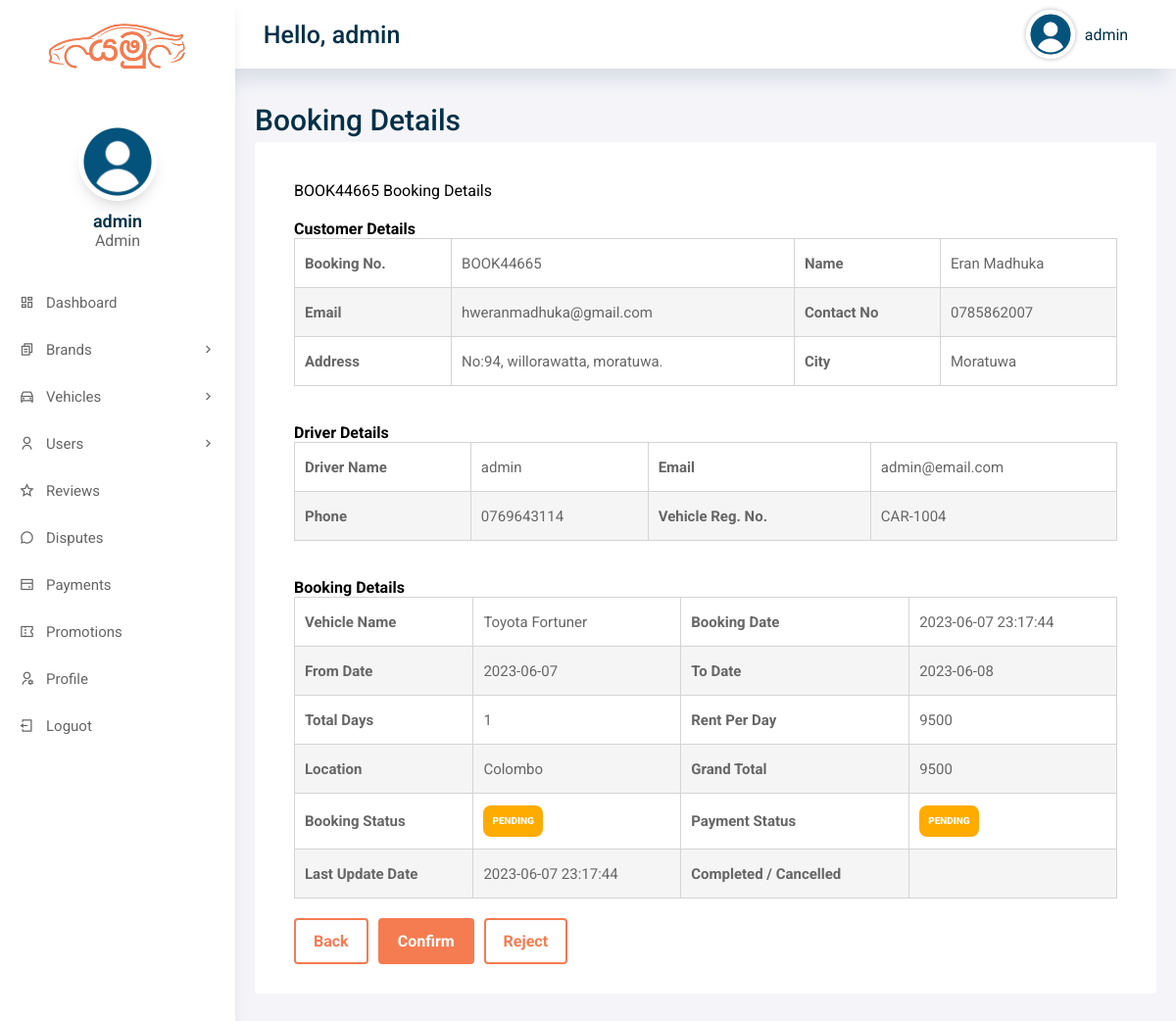
Before: /admin/booking-details.php?bookingID=3 (signed in) with the older database file.
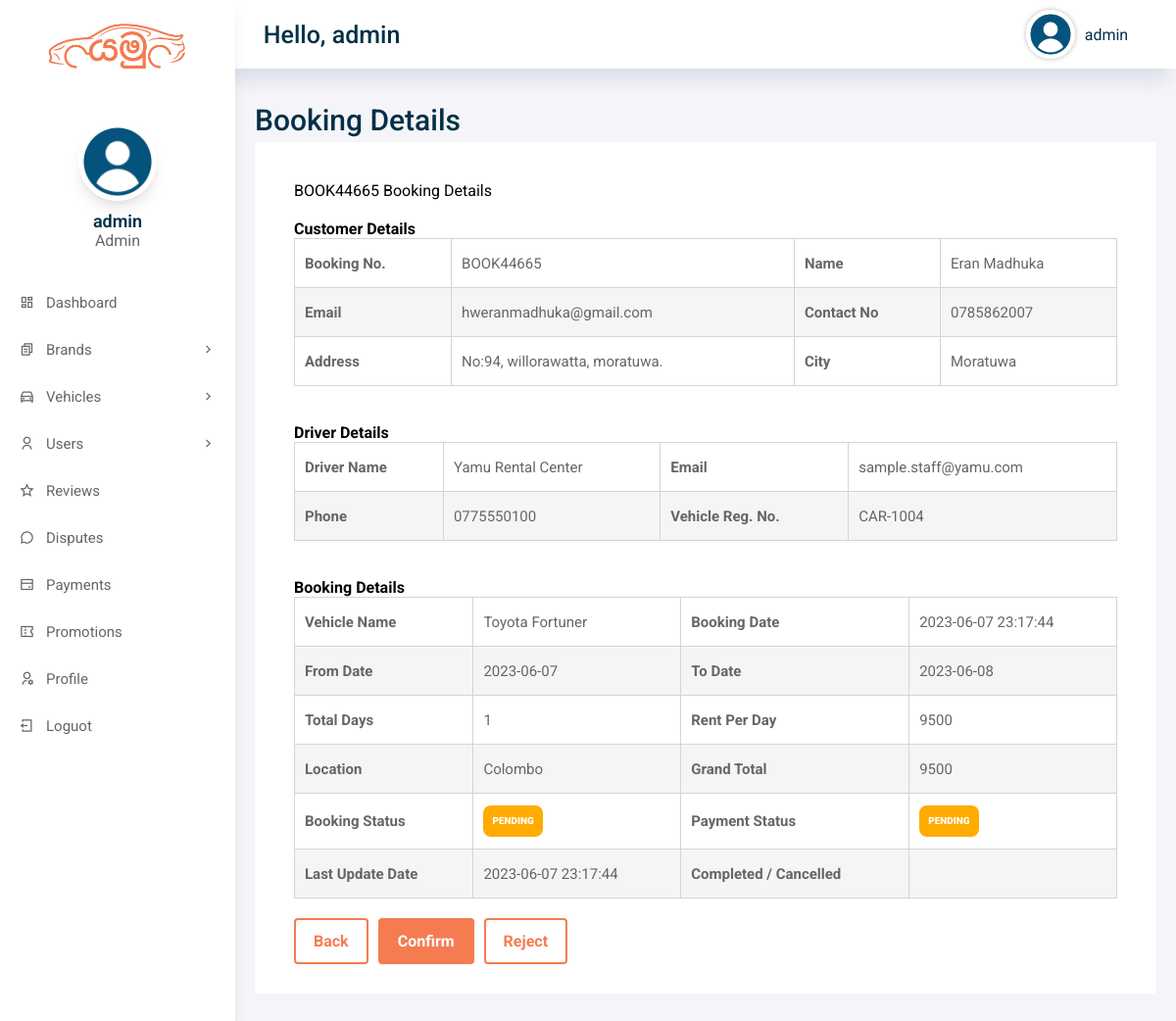
After: the same page with the newer database file.
### tables this page shows
CREATE TABLE IF NOT EXISTS `booking` (
  `booking_id` int(11) NOT NULL AUTO_INCREMENT,
  `booking_No` varchar(50) DEFAULT NULL,
  `user_ID` int(11) DEFAULT NULL,
  `driver_id` int(11) DEFAULT NULL,
  `vehicle_ID` int(11) DEFAULT NULL,
  `start_Data` varchar(20) DEFAULT NULL,
  `end_Date` varchar(20) DEFAULT NULL,
  `total` double DEFAULT NULL,
  `status` int(11) DEFAULT '0',
  `booking_status` varchar(20) NOT NULL DEFAULT 'pending',
  `payment_status` varchar(20) NOT NULL DEFAULT 'pending',
  `promotion_id` int(11) DEFAULT NULL,
  `promo_code` varchar(50) DEFAULT NULL,
  `discount_amount` decimal(10,2) NOT NULL DEFAULT '0.00',
  `final_amount` decimal(10,2) DEFAULT NULL,
  `booking_Date` datetime DEFAULT NULL,
  `created_at` datetime DEFAULT NULL,
  `updated_at` datetime DEFAULT NULL,
  `cancelled_at` datetime DEFAULT NULL,
  `completed_at` datetime DEFAULT NULL,
  `update_Date` datetime DEFAULT NULL,
  PRIMARY KEY (`booking_id`)
);

CREATE TABLE IF NOT EXISTS `users` (
  `user_id` int(11) NOT NULL AUTO_INCREMENT,
  `username` varchar(50) DEFAULT NULL,
  `password` varchar(50) DEFAULT NULL,
  `role` enum('admin','staff','driver','customer') NOT NULL DEFAULT 'customer',
  `full_name` varchar(255) DEFAULT NULL,
  `email` varchar(255) DEFAULT NULL,
  `address` longtext,
  `city` varchar(50) DEFAULT NULL,
  `phone` varchar(11) DEFAULT NULL,
  `dob` varchar(50) DEFAULT NULL,
  `license_or_nic` varchar(100) DEFAULT NULL,
  `verification_status` varchar(20) NOT NULL DEFAULT 'verified',
  `bio` longtext,
  `profile_pic` varchar(255) DEFAULT NULL,
  `account_status` varchar(20) NOT NULL DEFAULT 'active',
  `rag_date` datetime DEFAULT NULL,
  `created_at` datetime DEFAULT NULL,
  `updated_at` datetime DEFAULT NULL,
  PRIMARY KEY (`user_id`)
);

CREATE TABLE IF NOT EXISTS `vehicles` (
  `vehicle_id` int(11) NOT NULL AUTO_INCREMENT,
  `owner_user_id` int(11) DEFAULT NULL,
  `vehicle_title` varchar(50) DEFAULT NULL,
  `vehicle_brand` varchar(50) DEFAULT NULL,
  `vehicle_desc` longtext,
  `price` float DEFAULT NULL,
  `transmission` varchar(50) DEFAULT NULL,
  `fuel_type` varchar(50) DEFAULT NULL,
  `year` int(4) DEFAULT NULL,
  `engine_capacity` varchar(50) DEFAULT NULL,
  `capacity` int(3) DEFAULT NULL,
  `location` varchar(150) DEFAULT NULL,
  `registration_number` varchar(100) DEFAULT NULL,
  `vImg1` varchar(255) DEFAULT NULL,
  `vImg2` varchar(255) DEFAULT NULL,
  `vImg3` varchar(255) DEFAULT NULL,
  `vImg4` varchar(255) DEFAULT NULL,
  `airConditioner` int(1) DEFAULT NULL,
  `powerdoorlocks` int(1) DEFAULT NULL,
  `antilockbrakingsys` int(1) DEFAULT NULL,
  `brakeassist` int(1) DEFAULT NULL,
  `powersteering` int(1) DEFAULT NULL,
  `driverairbag` int(1) DEFAULT NULL,
  `passengerairbag` int(1) DEFAULT NULL,
  `powerwindow` int(1) DEFAULT NULL,
  `cdplayer` int(1) DEFAULT NULL,
  `reg_date` datetime DEFAULT NULL,
  `updatation_date` datetime DEFAULT NULL,
  `vehicle_status` int(1) DEFAULT '1',
  `listing_status` varchar(20) NOT NULL DEFAULT 'approved',
  `availability_status` varchar(20) NOT NULL DEFAULT 'available',
  `maintenance_status` varchar(30) NOT NULL DEFAULT 'good',
  `service_date` date DEFAULT NULL,
  `next_service_date` date DEFAULT NULL,
  `service_notes` longtext,
  `service_cost` decimal(10,2) DEFAULT NULL,
  `approved_by` int(11) DEFAULT NULL,
  `approved_at` datetime DEFAULT NULL,
  `updated_at` datetime DEFAULT NULL,
  PRIMARY KEY (`vehicle_id`)
);

### includes/auth.php (called while the page is built, shortened)
<?php
function yamu_e($value)
{
    return htmlspecialchars((string) $value, ENT_QUOTES, 'UTF-8');
}
function yamu_badge_class($status)
{
    $status = strtolower(trim((string) $status));
    if (in_array($status, ['pending', 'under_review', 'unverified', 'booked', 'due soon', 'open', 'flagged', 'busy', 'on_request'], true)) {
        return 'Status-pending-badge';
    }
    return 'Status-inactive-badge';
}

### includes/booking-management.php (called while the page is built, shortened)
<?php
require_once __DIR__ . '/auth.php';
function yamu_booking_normalize_payment_status($status)
{
    $status = strtolower(trim((string) $status));
    $allowed = ['pending', 'paid', 'failed', 'refunded'];
    return in_array($status, $allowed, true) ? $status : 'pending';
}
function yamu_booking_total_days($startDate, $endDate)
{
    $start = date_create($startDate);
    $end = date_create($endDate);
    $dayDiff = (int) date_diff($start, $end)->format('%a');
    return max(1, $dayDiff);
}

### admin/booking-details.php (the view, shortened to what the changed rows need)
<?php
require_once __DIR__ . '/../includes/auth.php';
require_once __DIR__ . '/../includes/booking-management.php';
include 'includes/config.php';
$bookingId = isset($_GET['bookingID']) ? (int) $_GET['bookingID'] : (isset($_GET['booking_id']) ? (int) $_GET['booking_id'] : 0);
$sql = "SELECT b.*,
               v.vehicle_title,
               v.price,
               v.location,
               v.registration_number,
               customer.full_name AS customer_name,
               customer.email AS customer_email,
               customer.phone AS customer_phone,
               customer.address AS customer_address,
               customer.city AS customer_city,
               driver.full_name AS driver_name,
               driver.email AS driver_email,
               driver.phone AS driver_phone
        FROM booking b
        LEFT JOIN vehicles v ON v.vehicle_id = b.vehicle_ID
        LEFT JOIN users customer ON customer.user_id = b.user_ID
        LEFT JOIN users driver ON driver.user_id = b.driver_id
        WHERE b.booking_id = {$bookingId}
        LIMIT 1";
$result = mysqli_query($conn, $sql);
$record = ($result && mysqli_num_rows($result) > 0) ? mysqli_fetch_assoc($result) : null;
$paymentStatus = yamu_booking_normalize_payment_status($record['payment_status'] ?? 'pending');
$totalDays = yamu_booking_total_days($record['start_Data'], $record['end_Date']);
?>
<!DOCTYPE html>
<html lang="en">
<head>
    <?php include('includes/header.php'); ?>
</head>
<body>
    <div class="grid-container">
        <?php include('includes/aside.php'); ?>
        <main class="main">
            <h2>Booking Details</h2>
            <div class="main-cards">
                <div class="card">
                    <div class="card-title">
                        <?php echo yamu_e($record['booking_No']); ?> Booking Details
                    </div>
                    <table>
                        <h4 class="table-title">Customer Details</h4>
                        <tr>
                            <th>Booking No.</th>
                            <td><?php echo yamu_e($record['booking_No']); ?></td>
                            <th>Name</th>
                            <td><?php echo yamu_e($record['customer_name']); ?></td>
                        </tr>
                        <tr>
                            <th>Email</th>
                            <td><?php echo yamu_e($record['customer_email']); ?></td>
                            <th>Contact No</th>
                            <td><?php echo yamu_e($record['customer_phone']); ?></td>
                        </tr>
                        <tr>
                            <th>Address</th>
                            <td><?php echo yamu_e($record['customer_address']); ?></td>
                            <th>City</th>
                            <td><?php echo yamu_e($record['customer_city']); ?></td>
                        </tr>
                    </table>
                    <table>
                        <br><br>
                        <h4 class="table-title">Driver Details</h4>
                        <tr>
                            <th>Driver Name</th>
                            <td><?php echo yamu_e($record['driver_name']); ?></td>
                            <th>Email</th>
                            <td><?php echo yamu_e($record['driver_email']); ?></td>
                        </tr>
                        <tr>
                            <th>Phone</th>
                            <td><?php echo yamu_e($record['driver_phone']); ?></td>
                            <th>Vehicle Reg. No.</th>
                            <td><?php echo yamu_e($record['registration_number']); ?></td>
                        </tr>
                    </table>
                    <table>
                        <br><br>
                        <h4 class="table-title">Booking Details</h4>
                        <tr>
                            <th>Vehicle Name</th>
                            <td><?php echo yamu_e($record['vehicle_title']); ?></td>
                            <th>Booking Date</th>
                            <td><?php echo yamu_e($record['booking_Date']); ?></td>
                        </tr>
                        <tr>
                            <th>From Date</th>
                            <td><?php echo yamu_e($record['start_Data']); ?></td>
                            <th>To Date</th>
                            <td><?php echo yamu_e($record['end_Date']); ?></td>
                        </tr>
                        <tr>
                            <th>Total Days</th>
                            <td><?php echo (int) $totalDays; ?></td>
                            <th>Rent Per Day</th>
                            <td><?php echo yamu_e($record['price']); ?></td>
                        </tr>
                        <tr>
                            <th>Location</th>
                            <td><?php echo yamu_e($record['location']); ?></td>
                            <th>Grand Total</th>
                            <td><?php echo yamu_e($record['total']); ?></td>
                        </tr>
                        <tr>
                            <th>Booking Status</th>
                            <td><span class="<?php echo yamu_e(yamu_badge_class($status)); ?>"><?php echo yamu_e(ucfirst($status)); ?></span></td>
                            <th>Payment Status</th>
                            <td><span class="<?php echo yamu_e(yamu_badge_class($paymentStatus)); ?>"><?php echo yamu_e(ucfirst($paymentStatus)); ?></span></td>
                        </tr>
                        <tr>
                            <th>Last Update Date</th>
                            <td><?php echo yamu_e($record['updated_at'] ?: $record['update_Date']); ?></td>
                            <th>Completed / Cancelled</th>
                            <td><?php echo yamu_e($record['completed_at'] ?: $record['cancelled_at']); ?></td>
                        </tr>
                    </table>
                    <div style="margin-top: 20px; display: flex; gap: 10px; flex-wrap: wrap;">
                        <a href="bookings.php" class="btn second-btn">Back</a>
                        <?php if ($status === 'pending') { ?>
                            <a href="includes/booking-process.php?action=confirm&booking_id=<?php echo (int) $record['booking_id']; ?>" class="btn main-btn">Confirm</a>
                            <a href="includes/booking-process.php?action=reject&booking_id=<?php echo (int) $record['booking_id']; ?>" class="btn second-btn">Reject</a>
                        <?php } elseif ($status === 'confirmed') { ?>
                            <a href="includes/booking-process.php?action=complete&booking_id=<?php echo (int) $record['booking_id']; ?>" class="btn main-btn">Complete</a>
                            <a href="includes/booking-process.php?action=cancel&booking_id=<?php echo (int) $record['booking_id']; ?>" class="btn second-btn">Cancel</a>
                        <?php } ?>
                    </div>
                </div>
            </div>
        </main>
    </div>
</body>
</html>

Changed rows visible on the page:
changed booking "BOOK44665": users.full_name "admin" → "Yamu Rental Center"; users.email "admin@email.com" → "sample.staff@yamu.com"; users.phone "0769643114" → "0775550100"
